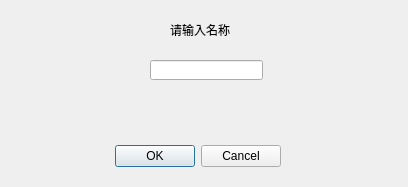
<?xml version="1.0" encoding="UTF-8"?>
<ui version="4.0">
 <class>Dialog</class>
 <widget class="QDialog" name="Dialog">
  <property name="geometry">
   <rect>
    <x>0</x>
    <y>0</y>
    <width>408</width>
    <height>187</height>
   </rect>
  </property>
  <property name="windowTitle">
   <string>Dialog</string>
  </property>
  <widget class="QDialogButtonBox" name="buttonBox">
   <property name="geometry">
    <rect>
     <x>-60</x>
     <y>140</y>
     <width>341</width>
     <height>32</height>
    </rect>
   </property>
   <property name="orientation">
    <enum>Qt::Horizontal</enum>
   </property>
   <property name="standardButtons">
    <set>QDialogButtonBox::Cancel|QDialogButtonBox::Ok</set>
   </property>
  </widget>
  <widget class="QLabel" name="label">
   <property name="geometry">
    <rect>
     <x>170</x>
     <y>20</y>
     <width>81</width>
     <height>20</height>
    </rect>
   </property>
   <property name="text">
    <string>请输入名称</string>
   </property>
  </widget>
  <widget class="QLineEdit" name="lineEdit">
   <property name="geometry">
    <rect>
     <x>150</x>
     <y>60</y>
     <width>113</width>
     <height>20</height>
    </rect>
   </property>
  </widget>
 </widget>
 <resources/>
 <connections>
  <connection>
   <sender>buttonBox</sender>
   <signal>accepted()</signal>
   <receiver>Dialog</receiver>
   <slot>accept()</slot>
   <hints>
    <hint type="sourcelabel">
     <x>248</x>
     <y>254</y>
    </hint>
    <hint type="destinationlabel">
     <x>157</x>
     <y>274</y>
    </hint>
   </hints>
  </connection>
  <connection>
   <sender>buttonBox</sender>
   <signal>rejected()</signal>
   <receiver>Dialog</receiver>
   <slot>reject()</slot>
   <hints>
    <hint type="sourcelabel">
     <x>316</x>
     <y>260</y>
    </hint>
    <hint type="destinationlabel">
     <x>286</x>
     <y>274</y>
    </hint>
   </hints>
  </connection>
 </connections>
</ui>
